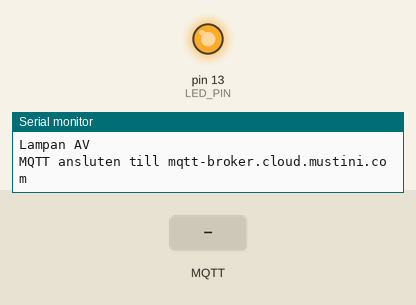
Recording of a sketch running on a simulated Arduino Uno, built for the host (arithmetic inside an expression is 32-bit, double 64-bit). Parts: output pins drawn as LEDs (lit = HIGH), the last lines printed to the serial monitor. Inputs (shaded band) come from the test bench. No MQTT or app messages arrive unless stated.

Above: at 2.3 s.
2.4 s: MQTT message "on" arrives on the first subscribed topic
At 2.9 s:
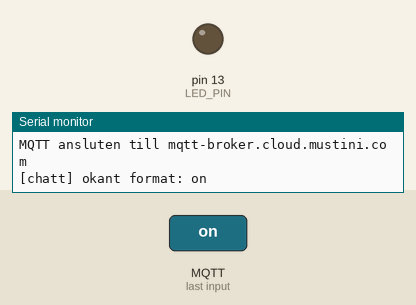
5.4 s: MQTT message "off" arrives on the first subscribed topic
At 7.9 s:
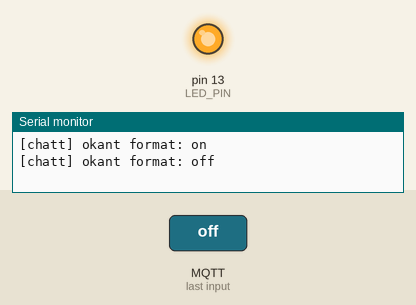
Timing chart, 0 to 9.4 s (numbered marks = the images above; inputs shaded):
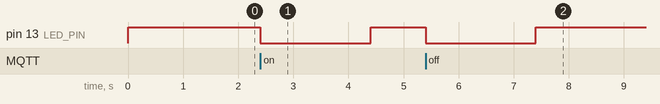

The sketch:

mqtt_arduino.ino
```cpp
// mqtt_arduino.ino — ESP8266 som chattar med Quasar-appen via skolans MQTT-broker
//
// Bibliotek (Arduino IDE -> Library Manager): "EspMQTTClient" (drar in PubSubClient).
// Kort: ESP8266 (NodeMCU / Wemos D1 mini). Välj rätt kort under Tools -> Board.
//
// Så funkar det:
//   - ESP:n ansluter till skolans broker och prenumererar på samma topic som webbappen.
//   - Varje meddelande i chatten -> inbyggda lampan blinkar i 2 sekunder.
//   - Skriv "on" eller "off" i chatten -> lampan tänds/släcks permanent.
//   - ESP:n svarar i chatten som användaren "esp8266" så att du ser att den lever.
//
// Broker:  mqtt-broker.cloud.mustini.com, port 1883, ingen inloggning.
// Topic:   samma som TOPIC i quasar-mqtt/src/boot/mqtt-boot.js (byt till ditt eget prefix!)

#include "EspMQTTClient.h"

// ==================== ANPASSA ====================
#define WIFI_SSID     "Hitachigymnasiet_2.4"
#define WIFI_PASSWORD "..."
#define MQTT_BROKER   "mqtt-broker.cloud.mustini.com"
#define MQTT_PORT     1883
#define CLIENT_NAME   "esp8266-abbjetmus"      // måste vara unikt på brokern – byt till ditt namn
#define TOPIC         "abbjetmus/chat"         // samma som i webbappen

#define LED_PIN       LED_BUILTIN               // inbyggd lampa. Extern lampa: t.ex. D1
#define LED_ACTIVE_LOW true                     // inbyggda lampan på ESP8266 lyser vid LOW
// =================================================

EspMQTTClient client(
  WIFI_SSID, WIFI_PASSWORD,
  MQTT_BROKER,
  "", "",                                       // användarnamn/lösenord: inget krävs
  CLIENT_NAME,
  MQTT_PORT
);

bool lampaPa = false;                 // grundläge, styrs med on/off i chatten
unsigned long blinkTill = 0;          // lampan blinkar fram till denna tidpunkt
const unsigned long BLINK_MS = 2000;  // hur länge lampan lyser per meddelande

// Lampan lyser om grundläget är PÅ eller om vi är mitt i en meddelande-blink.
// Ingen delay() någonstans – client.loop() måste få köra hela tiden.
void uppdateraLampa() {
  bool tand = lampaPa || millis() < blinkTill;
  digitalWrite(LED_PIN, (tand != LED_ACTIVE_LOW) ? HIGH : LOW);
}

void sattLampa(bool pa) {
  lampaPa = pa;
  uppdateraLampa();
  Serial.println(pa ? "Lampan PÅ" : "Lampan AV");
}

// Skicka ett meddelande som dyker upp som en chattbubbla i webbappen.
// Webbappen förväntar sig JSON: {"user": "...", "message": "..."}
void skickaTillChatten(const String& text) {
  String json = "{\"user\":\"esp8266\",\"message\":\"" + text + "\"}";
  client.publish(TOPIC, json);
}

// Plocka ut ett fält ur JSON utan bibliotek (räcker för enkla strängar utan citattecken i).
String hamtaFalt(const String& json, const String& falt) {
  String nyckel = "\"" + falt + "\":\"";
  int start = json.indexOf(nyckel);
  if (start < 0) return "";
  start += nyckel.length();
  int slut = json.indexOf("\"", start);
  return slut < 0 ? "" : json.substring(start, slut);
}

void onConnectionEstablished() {
  Serial.println("MQTT ansluten till " MQTT_BROKER);

  client.subscribe(TOPIC, [](const String& payload) {
    blinkTill = millis() + BLINK_MS;   // varje meddelande -> lys i 2 sekunder

    String text = hamtaFalt(payload, "message");
    String anvandare = hamtaFalt(payload, "user");

    // Skriv ut meddelandet i Serial Monitor (115200 baud)
    if (text.length() > 0) {
      Serial.println("[chatt] " + anvandare + ": " + text);
    } else {
      Serial.println("[chatt] okant format: " + payload);
    }

    if (payload.indexOf("\"user\":\"esp8266\"") >= 0) return;   // ignorera våra egna meddelanden

    text.toLowerCase();
    if (text == "on" || text == "på") {
      sattLampa(true);
      skickaTillChatten("Lampan är PÅ");
    } else if (text == "off" || text == "av") {
      sattLampa(false);
      skickaTillChatten("Lampan är AV");
    } else if (text == "status") {
      skickaTillChatten(lampaPa ? "Lampan är PÅ" : "Lampan är AV");
    }
  });

  skickaTillChatten("ESP8266 online. Skriv on / off / status.");
}

void setup() {
  Serial.begin(115200);
  pinMode(LED_PIN, OUTPUT);
  sattLampa(false);
  client.enableDebuggingMessages();             // WiFi/MQTT-status i Serial Monitor
}

void loop() {
  client.loop();
  uppdateraLampa();
}
```

Measured:
- after the input at 2.4 s, pin 13 (LED_PIN): HIGH → LOW at once, → HIGH 2.0 s later
- after the input at 5.4 s, pin 13 (LED_PIN): HIGH → LOW at once, → HIGH 2.0 s later
